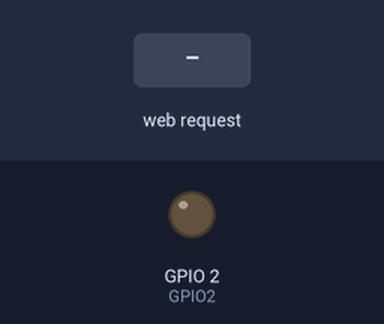
The sketch below on a simulated ESP8266 (NodeMCU). Shown: output pins drawn as LEDs (lit = HIGH). Inputs (shaded band) come from the test bench. WiFi joins after 1.5 s; servers stay silent unless stated; what the sketch prints to the serial monitor is not drawn.

Above: at 4.2 s.
4.3 s: HTTP request GET /gpio/1 received
At 5.4 s:
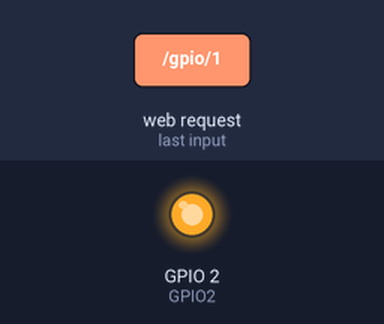
5.8 s: HTTP request GET /gpio/0 received
At 6.5 s:
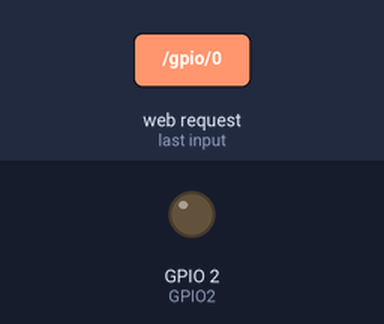
Timing chart, 0 to 8.8 s (numbered marks = the images above; inputs shaded):
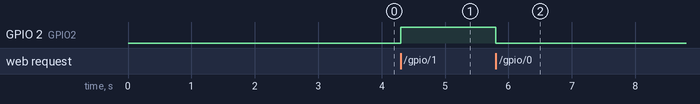

Measured:
- after the input at 4.3 s, GPIO 2 (GPIO2): LOW → HIGH at once
- after the input at 5.8 s, GPIO 2 (GPIO2): HIGH → LOW at once

The sketch:

Subir_a_github.ino
```cpp
/*
 * Sketch: ESP8266_LED_Control_02
 * Control an LED from a web browser
 * Intended to be run on an ESP8266
 *
 * connect to the ESP8266 AP then
 * use web broswer to go to 192.168.4.1
 *
 */


#include <ESP8266WiFi.h>

const char* ssid = "NemiRedmi";
const char* password = "123456789";
WiFiClient client;

WiFiServer server(80);


void writeButton(int val){
    String s = "HTTP/1.1 200 OK\r\nContent-Type: text/html\r\n\r\n<!DOCTYPE HTML>\r\n<html>\r\nGPIO is now ";
    s += (val)?"low":"high";
    s += "</html>\n";

    client.print(s);                    // Enviar el resultado de val al cliente
    delay(1);
    Serial.println("Client disonnected");
  }


void setup()
   {  Serial.begin(115200);
      delay(1500);

      pinMode(2, OUTPUT);      // GPIO2
      digitalWrite(2, LOW);

      Serial.print("Connecting to ");
      Serial.println(ssid);
      WiFi.begin(ssid, password);

      while (WiFi.status() != WL_CONNECTED)
         {   delay(500);
             Serial.print(".");
         }
      Serial.println("WiFi connected");

      server.begin();                                // Iniciamos el servidor
      Serial.println("Server started");
      Serial.println(WiFi.localIP());      // Imprimimos la IP
   }


void loop()
{

   client = server.available();
if (!client)
     return;

Serial.println("new client");
while(!client.available())
      delay(1);

String req = client.readStringUntil('\r');
Serial.println(req);
client.flush();

int val;
if ( req.indexOf("/gpio/0") != -1){
     val = 0;
     writeButton(val);
}
else if (req.indexOf("/gpio/1") != -1){
     val = 1;
     writeButton(val);
}

    client.print("<html>  <head>    <title>LED Control</title>  </head>  <body>    <div id='main'>  <h2>LED Control</h2>    <input class='button' type='submit' value='LED ON' onclick = \"window.location = '/gpio/0';\" />  <br>    <input class='button' type='submit' value='LED OFF' onclick = \"window.location = '/gpio/1';\" /> </div>  </body></html>");

digitalWrite(2, val);

} // void loop()
```
